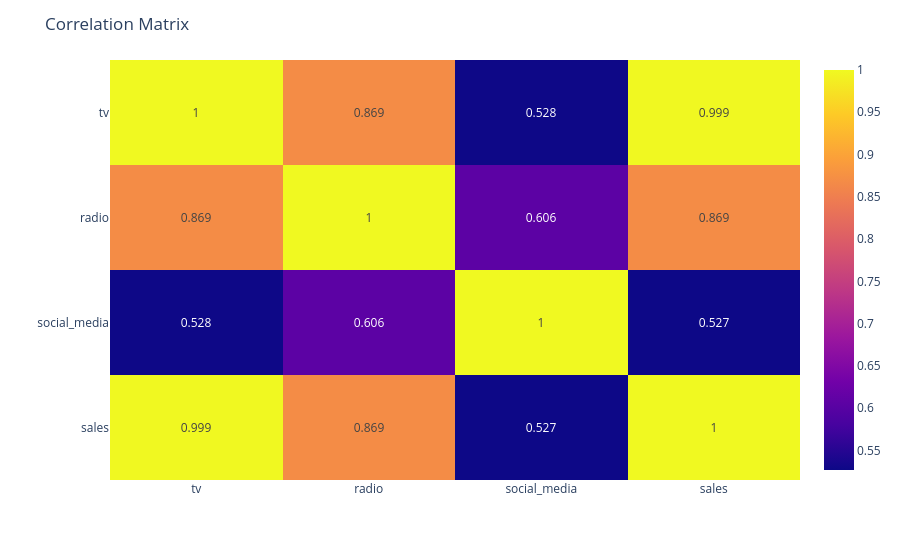

Notebook code for this chart:
### Code cell
import plotly.express as px

corr = ads[["tv", "radio", "social_media", "sales"]].corr().round(3)
fig = px.imshow(
    corr,
    text_auto=True,
    aspect="auto",
)
fig.update_layout(
    title="Correlation Matrix",
    xaxis_title="",
    yaxis_title=""
)
fig.show()

### Figure 1 — Plotly figure (JSON) as saved in the notebook; plotly's stock layout.template omitted (floating-point values rounded to 4 significant figures)
{"data": [{"coloraxis": "coloraxis", "hovertemplate": "x: %{x}<br>y: %{y}<br>color: %{z}<extra></extra>", "name": "0", "texttemplate": "%{z}", "type": "heatmap", "x": ["tv", "radio", "social_media", "sales"], "xaxis": "x", "y": ["tv", "radio", "social_media", "sales"], "yaxis": "y", "z": [[1.0, 0.869, 0.528, 0.999], [0.869, 1.0, 0.606, 0.869], [0.528, 0.606, 1.0, 0.527], [0.999, 0.869, 0.527, 1.0]]}], "layout": {"coloraxis": {"colorscale": [[0, "#0d0887"], [0.1111, "#46039f"], [0.2222, "#7201a8"], [0.3333, "#9c179e"], [0.4444, "#bd3786"], [0.5556, "#d8576b"], [0.6667, "#ed7953"], [0.7778, "#fb9f3a"], [0.8889, "#fdca26"], [1, "#f0f921"]]}, "margin": {"t": 60}, "title": {"text": "Correlation Matrix"}, "xaxis": {"anchor": "y", "domain": [0, 1], "title": {"text": ""}}, "yaxis": {"anchor": "x", "autorange": "reversed", "domain": [0, 1], "title": {"text": ""}}}}
